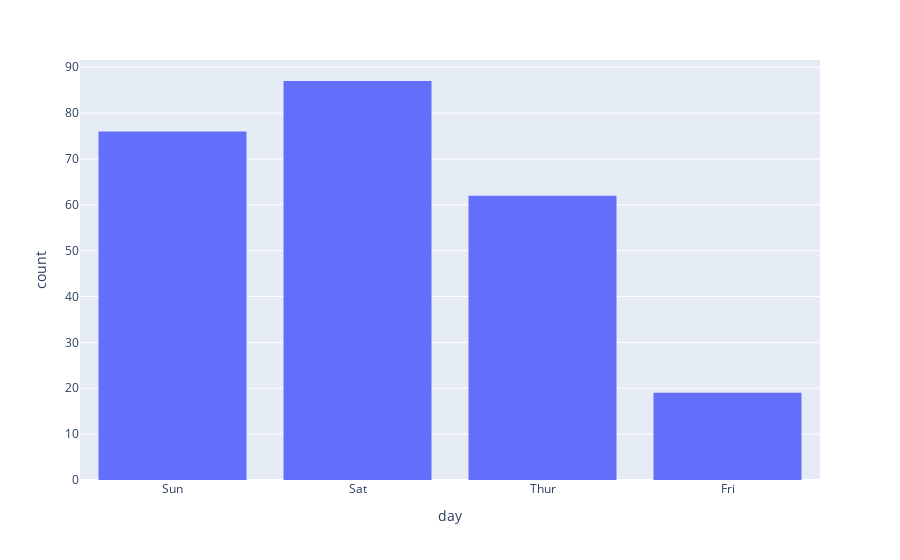

Write notebook code for a chart like this one.
### Code cell
fig = px.histogram(df, x="day")
fig.show()

### Figure 1 — Plotly figure (JSON) as saved in the notebook; plotly's stock layout.template omitted (floating-point values rounded to 4 significant figures; data arrays with more than 128 entries replaced by an {"elided": "..."} marker saying what was removed)
{"data": [{"alignmentgroup": "True", "bingroup": "x", "hovertemplate": "day=%{x}<br>count=%{y}<extra></extra>", "legendgroup": "", "marker": {"color": "#636efa", "pattern": {"shape": ""}}, "name": "", "offsetgroup": "", "orientation": "v", "showlegend": false, "type": "histogram", "x": {"elided": "244 str values"}, "xaxis": "x", "yaxis": "y"}], "layout": {"autosize": true, "barmode": "relative", "legend": {"tracegroupgap": 0}, "margin": {"t": 60}, "xaxis": {"anchor": "y", "autorange": true, "domain": [0, 1], "range": [-0.5, 3.5], "title": {"text": "day"}, "type": "category"}, "yaxis": {"anchor": "x", "autorange": true, "domain": [0, 1], "range": [0, 91.58], "title": {"text": "count"}}}}
